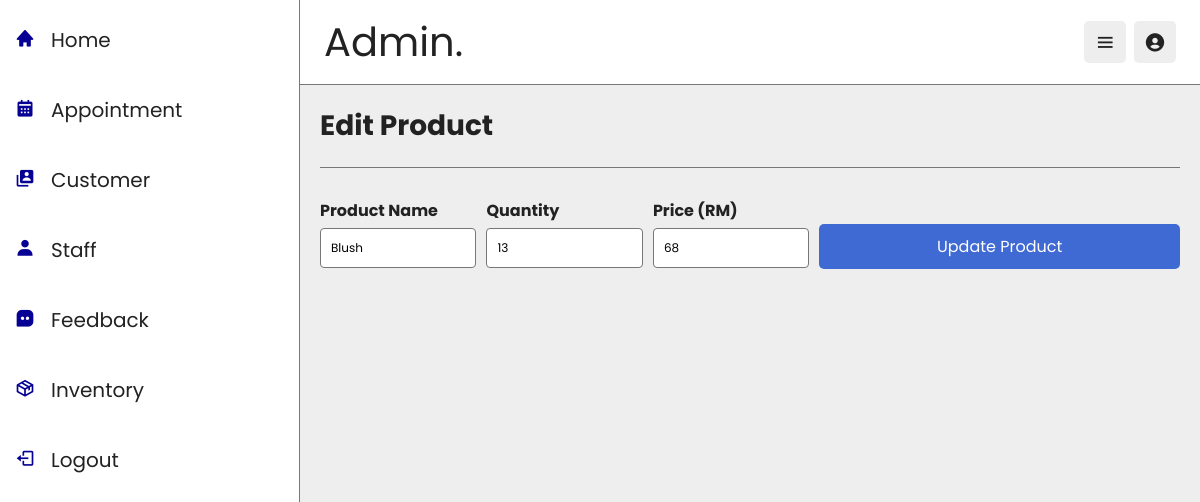
The page /inventory_form.php?id=103 on the database its author committed.
### tables this page shows
CREATE TABLE `inventory` (
  `id` int(11) NOT NULL,
  `name` varchar(100) NOT NULL,
  `quantity` int(11) NOT NULL,
  `price` decimal(10,2) NOT NULL
);

### inventory_form.php (the view, shortened to what this page needs)
<?php
include 'config.php';
$id = '';
$name = '';
$quantity = 0;
$price = 0;
if (isset($_GET['id'])) {
    $id = $_GET['id'];
    $stmt = $conn->prepare("SELECT * FROM `inventory` WHERE id = ?");
    $stmt->bind_param("i", $id);
    $stmt->execute();
    $result = $stmt->get_result();
    if ($result->num_rows > 0) {
        $row = $result->fetch_assoc();
        $name = htmlspecialchars($row['name']);
        $quantity = intval($row['quantity']);
        $price = floatval($row['price']);
    } else {
        echo '<script>alert("Record not found!"); window.location.href = "inventory.php";</script>';
        exit();
    }
}
?>
<!DOCTYPE html>
<html lang="en">
<head>
    <link rel="stylesheet" href="css/inventory.css">
    <link rel="stylesheet" href="https://unpkg.com/boxicons@2.1.4/css/boxicons.min.css">
</head>
<body>
<header class="header">
    <div class="flex">
        <a href="admin_home.php" class="logo">Admin.</a>
        <div class="icons">
            <div id="menu-btn" class="bx bx-menu"></div>
            <div id="user-btn" class="bx bxs-user-circle"></div>
        </div>
    </div>
</header>
<div class="side-bar">
    <nav class="navbar">
        <a href="admin_home.php"><i class='bx bxs-home'></i><span>Home</span></a>
        <a href="admin_appointment.php"><i class='bx bxs-calendar'></i><span>Appointment</span></a>
        <a href="customer.php"><i class='bx bxs-user-account'></i><span>Customer</span></a>
        <a href="staff.php"><i class='bx bxs-user'></i><span>Staff</span></a>
        <a href="admin_feedback.php"><i class='bx bxs-message-square-dots'></i><span>Feedback</span></a>
        <a href="inventory.php"><i class='bx bx-package'></i><span>Inventory</span></a>
        <a href="home.php" onclick="return confirm('Logout from this website?');"><i class='bx bx-log-out'></i><span>Logout</span></a>
    </nav>
</div>
<section class="dashboard">
    <h1 class="heading"><?= empty($id) ? 'Add New Product' : 'Edit Product' ?></h1>
    <div class="add-inventory">
        <form action="" method="post" class="inventory-form">
            <div class="form-group">
                <label for="name">Product Name</label>
                <input type="text" name="name" id="name" placeholder="Enter product name" value="<?= htmlspecialchars($name) ?>" required>
            </div>
            <div class="form-group">
                <label for="quantity">Quantity</label>
                <input type="number" name="quantity" id="quantity" placeholder="Enter quantity" value="<?= htmlspecialchars($quantity) ?>" min="0" required>
            </div>
            <div class="form-group">
                <label for="price">Price (RM)</label>
                <input type="number" step="0.01" name="price" id="price" placeholder="Enter price" value="<?= htmlspecialchars($price) ?>" min="0" required>
            </div>
            <button type="submit" class="btn"><?= empty($id) ? 'Add Product' : 'Update Product' ?></button>
        </form>
    </div>
</section>
</body>
</html>

### inventory.css (style rules this page uses)
:root { --main-color: #93a3e3; --black: #222; --white: #fff; --brown: #291500; --blue: #060194; --green: #00851d; --red: #a20000; --light-black: #777; --light-white: #fff9; --light-brown: #fff1e3; --light-blue: #3f69d3; --dark-bg: rgba(0,0,0,.7); --light-bg: #eee; --border: 1px solid var(--light-black); --box-shadow: 3px 5px rgba(0,0,0,.1); --text-shadow: 0 24px 48px rgba(0,0,0,.3); }
* { font-family: "Poppins", sans-serif; margin: 0; padding: 0; box-sizing: border-box; outline: none; border: none; text-decoration: none; }
html { font-size: 62.5%; overflow-x: hidden; }
body { padding-bottom: 120px; background: var(--light-bg); padding-left: 300px; transition: padding-left .3s ease; }
section { padding: 20px; margin: 0 auto; max-width: 1200px; }
.heading { font-size: 28px; color: var(--black); text-transform: capitalize; padding-bottom: 20px; margin-bottom: 30px; border-bottom: var(--border); }
.btn, .option-btn, .delete-btn, .inline-btn, .inline-option-btn, .inline-delete-btn { margin-top: 12px; border-radius: 5px; padding: 10px 24px; cursor: pointer; color: var(--white); font-size: 16px; text-align: center; text-transform: capitalize; }
.btn, .option-btn, .delete-btn { display: block; width: 100%; }
.btn, .inline-btn { background: var(--main-color); }
.header { position: sticky; top: 0; left: 0; right: 0; background: var(--white); border-bottom: var(--border); z-index: 1200; }
.header .flex { display: flex; align-items: center; padding: 12px 24px; justify-content: space-between; position: relative; }
.header .flex .logo { font-size: 40px; color: var(--black); }
.header .flex .icons div { margin-left: 5px; height: 42px; width: 42px; line-height: 42px; font-size: 22px; color: var(--black); cursor: pointer; background: var(--light-bg); border-radius: 5px; text-align: center; }
.side-bar { position: fixed; top: 0; left: 0; height: 100vh; background: var(--white); width: 300px; border-right: var(--border); z-index: 1200; transition: left .3s ease; }
.side-bar .navbar a { display: block; padding: 15px; font-size: 20px; margin: 10px 0; }
.side-bar .navbar a i { margin-right: 16px; color: var(--blue); transition: .3s ease; }
.side-bar .navbar a span { color: var(--black); }
.add-inventory form { display: flex; align-items: center; gap: 10px; }
.add-inventory label { font-size: 16px; color: var(--black); margin-right: 10px; }
.add-inventory .btn { padding: 10px 20px; font-size: 16px; color: var(--white); background: var(--light-blue); border: none; border-radius: 5px; cursor: pointer; transition: background-color 0.3s ease; }
.form-group { margin-bottom: 15px; flex: 1 1 400px; }
.form-group label { display: block; margin-bottom: 5px; font-weight: bold; font-size: 16px; }
.form-group input, .form-group select, .form-group option { width: 100%; padding: 10px; font-size: 12px; border: 1px solid var(--light-black); border-radius: 4px; }

### rows shown on the page
inventory: name "Blush", quantity "13", price "68"
